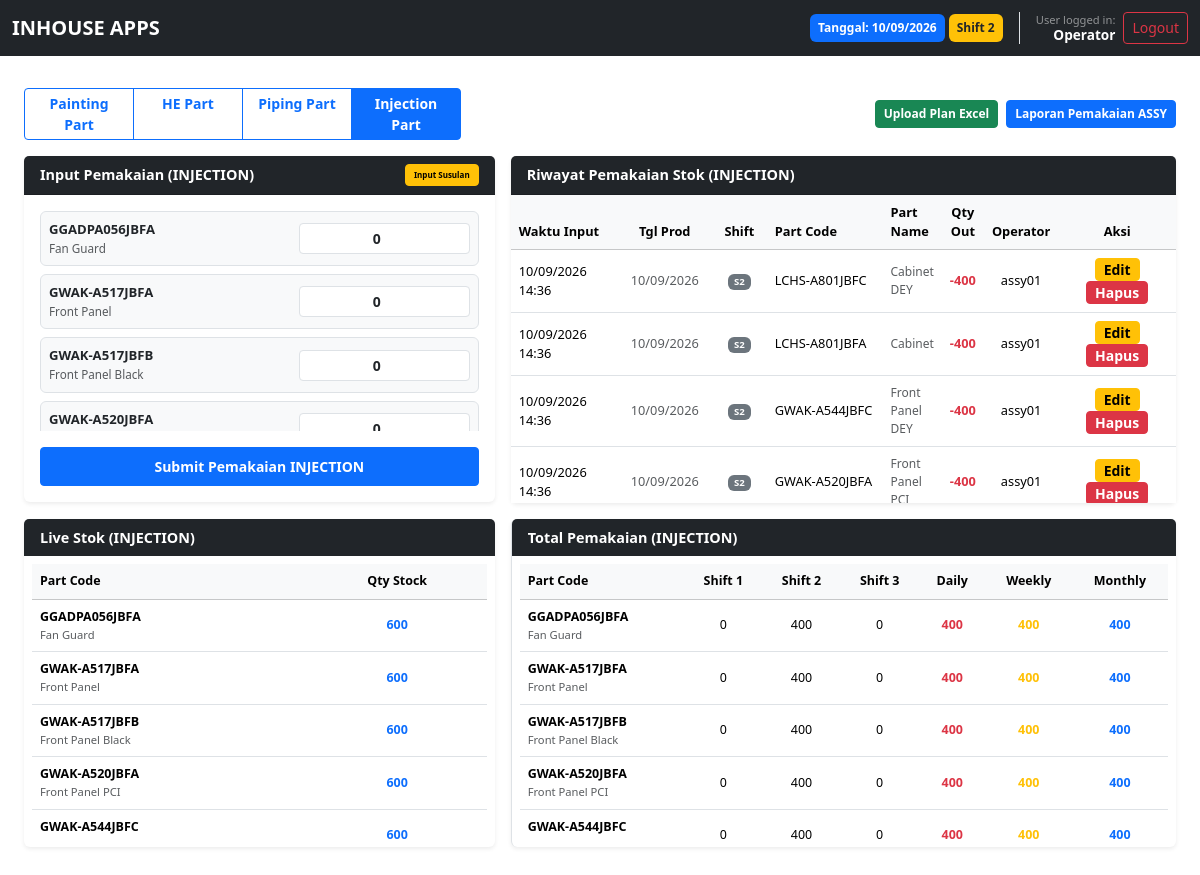
The app's page /index.php?page=assy&area=INJECTION with its own data.
### tables this page shows
CREATE TABLE `stock_transactions` (
  `id` int(11) NOT NULL,
  `user_id` int(11) NOT NULL,
  `role` enum('ASSY','CMC','HEPI','PAINTING','PRESS','INJECTION') NOT NULL,
  `part_code` varchar(50) NOT NULL,
  `source_table` enum('stok_injection','stok_pp','stok_he','stok_piping') NOT NULL,
  `transaction_type` enum('IN','OUT') NOT NULL,
  `qty` int(11) NOT NULL,
  `shift` int(11) DEFAULT NULL,
  `production_date` date DEFAULT NULL,
  `created_at` timestamp NOT NULL DEFAULT current_timestamp()
);

CREATE TABLE `users` (
  `id` int(11) NOT NULL,
  `username` varchar(50) NOT NULL,
  `password` varchar(255) NOT NULL,
  `role` enum('ASSY','CMC','HEPI','PAINTING','PRESS','INJECTION') NOT NULL,
  `created_at` timestamp NOT NULL DEFAULT current_timestamp()
);

### page/assy.php (the view, shortened to what the rows shown need)
<?php
$parts_paint = [
    ['code' => 'GCAB-A646JBPZ', 'name' => 'Top Table'],
    ['code' => 'GCAB-A767JBPZ', 'name' => 'Front Panel'],
    ['code' => 'LCHS-A800JBPZ', 'name' => 'Base Pan'],
    ['code' => 'PPLT-B282JBPZ', 'name' => 'Side Cover R']
];
$parts_he = [
    ['code' => 'PEVA-B161JBPZ', 'name' => 'Evaporator'],
    ['code' => 'DCON-B070JBEZ', 'name' => 'Condensor SR Normal'],
    ['code' => 'DCON-B105JBEZ', 'name' => 'Condensor DR Normal'],
    ['code' => 'DCON-B074JBEZ', 'name' => 'Condensor SR Inverter'],
    ['code' => 'DCON-B075JBEZ', 'name' => 'Condensor DR Inverter']
];
$parts_piping = [
    ['code' => 'CPIPCC533JBKZ', 'name' => 'TUBE ASSY'],
    ['code' => 'CPIPCC616JBKZ', 'name' => 'SUCTION 7K/5K-2'],
    ['code' => 'CPIPCC625JBKZ', 'name' => 'SUCTION 9K2'],
    ['code' => 'CPIPCC571JBKZ', 'name' => 'SUCTION 6K/8K/10K'],
    ['code' => 'CPIPCC624JBKZ', 'name' => 'SUCTION MUFFLER 13K'],
    ['code' => 'CPIPCK426JBKZ', 'name' => 'SUCTION 9CAY'],
    ['code' => 'CCYC-F289JBKZ', 'name' => 'DISCHARGE 5K2'],
    ['code' => 'CCYC-F091JBKZ', 'name' => 'DISCHARGE 7K'],
    ['code' => 'CCYC-F255JBKZ', 'name' => 'DISCHARGE 9K2'],
    ['code' => 'CPIPCC572JBKZ', 'name' => 'DISCHARGE 6K & 8K'],
    ['code' => 'CPIPCC561JBKZ', 'name' => 'DISCHARGE 10K'],
    ['code' => 'CPIPCC623JBKZ', 'name' => 'DISCHARGE 13K'],
    ['code' => 'CCYC-F311JBKZ', 'name' => 'DISCHARGE 9CAY'],
    ['code' => 'CCPY-A455JBKZ', 'name' => 'CAPILARY 5K'],
    ['code' => 'CCPY-A456JBKZ', 'name' => 'CAPILARY 7K'],
    ['code' => 'CCPY-A457JBKZ', 'name' => 'CAPILARY 9K'],
    ['code' => 'CCPY-A458JBKZ', 'name' => 'CAPILARY X6/X8'],
    ['code' => 'CCPY-A459JBKZ', 'name' => 'CAPILARY X10'],
    ['code' => 'CCPY-A516JBKZ', 'name' => 'CAPILARY X13'],
    ['code' => 'PCPY-C007JB1Z', 'name' => 'CAPILARY 9CAY']
];
$parts_injection = [
    ['code' => 'GGADPA056JBFA', 'name' => 'Fan Guard', 'area' => 'AC'],
    ['code' => 'GWAK-A517JBFA', 'name' => 'Front Panel', 'area' => 'AC'],
    ['code' => 'GWAK-A517JBFB', 'name' => 'Front Panel Black', 'area' => 'AC'],
    ['code' => 'GWAK-A520JBFA', 'name' => 'Front Panel PCI', 'area' => 'AC'],
    ['code' => 'GWAK-A544JBFC', 'name' => 'Front Panel DEY', 'area' => 'AC'],
    ['code' => 'LCHS-A801JBFA', 'name' => 'Cabinet', 'area' => 'AC'],
    ['code' => 'LCHS-A801JBFC', 'name' => 'Cabinet DEY', 'area' => 'AC']
];
$selectedArea  = $_GET['area'] ?? 'PAINTING';
switch ($selectedArea) {
    case 'INJECTION':
        $targetTable   = 'stok_injection';
        break;
}
$queryHistory = "SELECT t.*, u.username
                 FROM stock_transactions t
                 LEFT JOIN users u ON t.user_id = u.id
                 WHERE t.source_table = :source_table AND t.transaction_type = 'OUT'
                 ORDER BY t.id DESC LIMIT 20";
$stmtHistory = $pdo->prepare($queryHistory);
$stmtHistory->execute([':source_table' => $targetTable]);
$histories   = $stmtHistory->fetchAll();
$all_parts = array_merge($parts_paint, $parts_he, $parts_piping, $parts_injection);
$partNameMap = [];
foreach ($all_parts as $p) {
    $partNameMap[$p['code']] = $p['name'];
}
?>
<div class="container-fluid py-3 px-4">
    <div class="row g-3 mb-3">
        <div class="col-lg-7 col-md-12">
            <div class="card shadow-sm border-0">
                <div class="card-body p-0">
                    <div class="table-responsive" style="max-height: 308px; overflow-y: auto;">
                        <table class="table table-hover align-middle text-center mb-0" style="font-size: 0.8rem;">
                            <thead class="table-light sticky-top">
                                <tr>
                                    <th style="width: 120px;" class="text-start">Waktu Input</th>
                                    <th style="width: 100px;">Tgl Prod</th>
                                    <th style="width: 60px;">Shift</th>
                                    <th class="text-start">Part Code</th>
                                    <th class="text-start">Part Name</th>
                                    <th>Qty Out</th>
                                    <th>Operator</th>
                                    <th style="width: 140px;">Aksi</th>
                                </tr>
                            </thead>
                            <tbody>
                                <?php if (count($histories) > 0): ?>
                                    <?php foreach ($histories as $tr):
                                        $pName = $partNameMap[$tr['part_code']] ?? '-';
                                    ?>
                                        <tr>
                                            <td class="text-start">
                                                <?= date('d/m/Y H:i', strtotime($tr['created_at'])) ?>
                                            </td>
                                            <td class="text-muted">
                                                <?= date('d/m/Y', strtotime($tr['production_date'])) ?>
                                            </td>
                                            <td><span class="badge bg-secondary">S<?= $tr['shift'] ?? '-' ?></span></td>
                                            <td class="text-start"><?= htmlspecialchars($tr['part_code']) ?></td>
                                            <td class="text-start text-muted" style="font-size: 0.75rem;"><?= htmlspecialchars($pName) ?></td>
                                            <td class="text-danger fw-bold">-<?= number_format($tr['qty']) ?></td>
                                            <td><?= htmlspecialchars($tr['username'] ?? 'User') ?></td>
                                            <td>
                                                <button class="btn btn-warning btn-sm py-0 px-2 fw-bold" data-bs-toggle="modal" data-bs-target="#editModal<?= $tr['id'] ?>">
                                                    Edit
                                                </button>
                                                <button class="btn btn-danger btn-sm py-0 px-2 fw-bold" data-bs-toggle="modal" data-bs-target="#deleteModal<?= $tr['id'] ?>">
                                                    Hapus
                                                </button>
                                            </td>
                                        </tr>
                                    <?php endforeach; ?>
                                <?php else: ?>
                                    <tr>
                                        <td colspan="8" class="text-muted py-4">Belum ada riwayat pemakaian untuk Area <?= $selectedArea ?>.</td>
                                    </tr>
                                <?php endif; ?>
                            </tbody>
                        </table>
                    </div>
                </div>
            </div>
        </div>
    </div>
    <div class="row g-3 mb-3">
        <div class="col-md-5">
            <div class="card shadow-sm border-0 h-100">
                <div class="card-body p-2">
                    <div class="table-responsive" style="max-height: 275px; overflow-y: auto;">
                        <table class="table table-hover align-middle text-center mb-0" style="font-size: 0.78rem;">
                            <thead class="table-light sticky-top">
                                <tr>
                                    <th class="text-start">Part Code</th>
                                    <th>Qty Stock</th>
                                </tr>
                            </thead>
                        </table>
                    </div>
                </div>
            </div>
        </div>
        <div class="col-md-7">
            <div class="card shadow-sm border-0 border-start h-100">
                <div class="card-body p-2">
                    <div class="table-responsive" style="max-height: 275px; overflow-y: auto;">
                        <table class="table table-hover align-middle text-center mb-0" style="font-size: 0.78rem;">
                            <thead class="table-light sticky-top">
                                <tr>
                                    <th class="text-start">Part Code</th>
                                    <th>Shift 1</th>
                                    <th>Shift 2</th>
                                    <th>Shift 3</th>
                                    <th>Daily</th>
                                    <th>Weekly</th>
                                    <th>Monthly</th>
                                </tr>
                            </thead>
                        </table>
                    </div>
                </div>
            </div>
        </div>
    </div>
</div>

### records on screen
stock_transactions: created_at "10/09/2026 14:36", production_date "10/09/2026", shift "2", part_code "LCHS-A801JBFC", part_code "Cabinet DEY", qty "400", user.username "assy01"
stock_transactions: created_at "10/09/2026 14:36", production_date "10/09/2026", shift "2", part_code "LCHS-A801JBFA", part_code "Cabinet", qty "400", user.username "assy01"
stock_transactions: created_at "10/09/2026 14:36", production_date "10/09/2026", shift "2", part_code "GWAK-A544JBFC", part_code "Front Panel DEY", qty "400", user.username "assy01"
stock_transactions: created_at "10/09/2026 14:36", production_date "10/09/2026", shift "2", part_code "GWAK-A520JBFA", part_code "Front Panel…", qty "400", user.username "assy01"

### other values on screen
$productionDateDisplay "10/09/2026"
$currentShift "2"
$_SESSION['username'] "Operator"
$selectedArea "INJECTION"
$part['code'] "GGADPA056JBFA"
$part['name'] "Fan Guard"
$part['code'] "GWAK-A517JBFA"
$part['name'] "Front Panel"
$part['code'] "GWAK-A517JBFB"
$part['name'] "Front Panel Black"
$part['code'] "GWAK-A520JBFA"
$c "GGADPA056JBFA"
$p['name'] "Fan Guard"
$stok "600"
$c "GWAK-A517JBFA"
